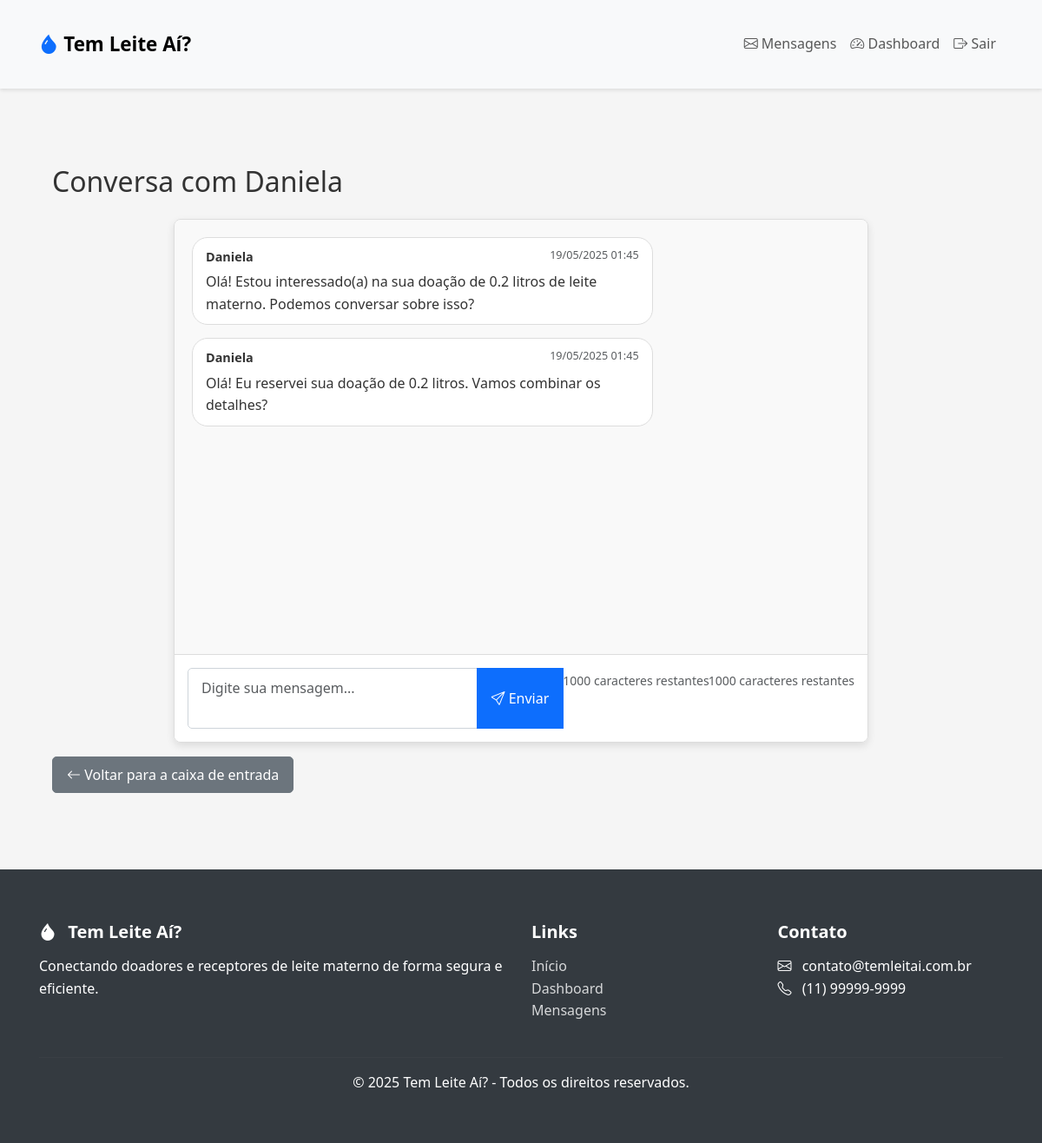
/chat/2 (signed in), run on the app's committed database.
### app/models.py (models this page shows, shortened)
class User(db.Model, UserMixin):
    __tablename__ = 'user'  # Nome da tabela no banco de dados
    id = db.Column(db.Integer, primary_key=True)
    username = db.Column(db.String(20), unique=True, nullable=False)
    email = db.Column(db.String(120), unique=True, nullable=False)
    password = db.Column(db.String(60), nullable=False)
    tipo = db.Column(db.String(10), nullable=False)  # 'doador' ou 'receptor'
    endereco = db.Column(db.String(200), nullable=True)
    cidade = db.Column(db.String(100), nullable=True)
    estado = db.Column(db.String(50), nullable=True)
    cep = db.Column(db.String(10), nullable=True)
    latitude = db.Column(db.Float, nullable=True)
    longitude = db.Column(db.Float, nullable=True)

class Mensagem(db.Model):
    __tablename__ = 'mensagem'
    id = db.Column(db.Integer, primary_key=True)
    remetente_id = db.Column(db.Integer, db.ForeignKey('user.id'), nullable=False)
    destinatario_id = db.Column(db.Integer, db.ForeignKey('user.id'), nullable=False)
    conteudo = db.Column(db.Text, nullable=False)
    timestamp = db.Column(db.DateTime, nullable=False, default=db.func.current_timestamp())
    remetente = db.relationship('User', foreign_keys=[remetente_id], backref='mensagens_enviadas')
    destinatario = db.relationship('User', foreign_keys=[destinatario_id], backref='mensagens_recebidas')
    lida = db.Column(db.Boolean, default=False, nullable=False)

### app/routes.py (the view)
    @app.route('/chat/<int:destinatario_id>')
    @login_required
    def chat(destinatario_id):
        destinatario = User.query.get_or_404(destinatario_id)
        if current_user.tipo == destinatario.tipo:
            flash('Você só pode conversar com usuários do tipo oposto ao seu.', 'danger')
            return redirect(url_for('caixa_de_entrada'))
        Mensagem.query.filter_by(
            destinatario_id=current_user.id,
            remetente_id=destinatario_id,
            lida=False
        ).update({'lida': True})
        db.session.commit()
        mensagens = Mensagem.query.filter(
            ((Mensagem.remetente_id == current_user.id) & (Mensagem.destinatario_id == destinatario_id)) |
            ((Mensagem.remetente_id == destinatario_id) & (Mensagem.destinatario_id == current_user.id))
        ).order_by(Mensagem.timestamp.asc()).all()
        return render_template('chat.html',
                            destinatario=destinatario,
                            mensagens=mensagens)

### app/models.py (called while the page is built)
@login_manager.user_loader
def load_user(user_id):
    return User.query.get(int(user_id))

### app/templates/chat.html (shortened to what this page needs)
{% extends "base.html" %}
{% block content %}
<div class="container mt-5">
    <h2 class="mb-4">Conversa com {{ destinatario.username }}</h2>
    <div class="chat-container">
        <div class="chat-messages">
            {% for msg in mensagens %}
            <div class="message {% if msg.remetente_id == current_user.id %}sent{% else %}received{% endif %}">
                <div class="message-header">
                    <strong>{% if msg.remetente_id == current_user.id %}Você{% else %}{{ msg.remetente.username }}{% endif %}</strong>
                    <small class="text-muted">{{ msg.timestamp.strftime('%d/%m/%Y %H:%M') }}</small>
                </div>
                <div class="message-content">
                    {{ msg.conteudo }}
                </div>
            </div>
            {% endfor %}
        </div>
        <form method="POST" action="{{ url_for('enviar_mensagem', destinatario_id=destinatario.id) }}" class="chat-form">
            <div class="input-group">
                <textarea class="form-control" name="conteudo" rows="2" required placeholder="Digite sua mensagem..."></textarea>
                <button type="submit" class="btn btn-primary">
                    <i class="bi bi-send"></i> Enviar
                </button>
            </div>
        </form>
    </div>
    <div class="mt-3">
        <a href="{{ url_for('caixa_de_entrada') }}" class="btn btn-secondary">
            <i class="bi bi-arrow-left"></i> Voltar para a caixa de entrada
        </a>
    </div>
</div>
{% endblock %}

### app/templates/base.html (shortened to what this page needs)
<!DOCTYPE html>
<html lang="pt-BR">
<head>
    <link href="https://cdn.jsdelivr.net/npm/bootstrap@5.3.0/dist/css/bootstrap.min.css" rel="stylesheet">
    <link rel="stylesheet" href="https://cdn.jsdelivr.net/npm/bootstrap-icons@1.10.0/font/bootstrap-icons.css">
    <link rel="stylesheet" href="{{ url_for('static', filename='css/main.css') }}">
    <link rel="stylesheet" href="{{ url_for('static', filename='css/animations.css') }}">
    <link rel="stylesheet" href="{{ url_for('static', filename='css/components.css') }}">
</head>
<body>
    <nav class="navbar navbar-expand-lg navbar-light bg-light">
        <div class="container">
            <a class="navbar-brand" href="{{ url_for('index') }}">
                <i class="bi bi-droplet-fill text-primary"></i> Tem Leite Aí?
            </a>
            <div class="collapse navbar-collapse" id="navbarNav">
                <ul class="navbar-nav ms-auto">
                    {% if current_user.is_authenticated %}
                        <li class="nav-item">
                            <a class="nav-link" href="{{ url_for('caixa_de_entrada') }}">
                                <i class="bi bi-envelope"></i> Mensagens
                            </a>
                        </li>
                        <li class="nav-item">
                            <a class="nav-link" href="{{ url_for('dashboard_receptor') if current_user.tipo == 'receptor' else url_for('dashboard_doador') }}">
                                <i class="bi bi-speedometer2"></i> Dashboard
                            </a>
                        </li>
                        <li class="nav-item">
                            <a class="nav-link" href="{{ url_for('logout') }}">
                                <i class="bi bi-box-arrow-right"></i> Sair
                            </a>
                        </li>
                    {% endif %}
                </ul>
            </div>
        </div>
    </nav>
    <div class="container">
        {% block content %}{% endblock %}
    </div>
    <footer class="footer mt-5">
        <div class="container">
            <div class="row">
                <div class="col-md-6">
                    <h5><i class="bi bi-droplet-fill"></i> Tem Leite Aí?</h5>
                    <p>Conectando doadores e receptores de leite materno de forma segura e eficiente.</p>
                </div>
                <div class="col-md-3">
                    <h5>Links</h5>
                    <ul class="list-unstyled">
                        <li><a href="{{ url_for('index') }}">Início</a></li>
                        {% if current_user.is_authenticated %}
                            <li><a href="{{ url_for('dashboard_receptor') if current_user.tipo == 'receptor' else url_for('dashboard_doador') }}">Dashboard</a></li>
                            <li><a href="{{ url_for('caixa_de_entrada') }}">Mensagens</a></li>
                        {% else %}
                            <li><a href="{{ url_for('login') }}">Entrar</a></li>
                            <li><a href="{{ url_for('register') }}">Cadastrar</a></li>
                        {% endif %}
                    </ul>
                </div>
                <div class="col-md-3">
                    <h5>Contato</h5>
                    <ul class="list-unstyled">
                        <li><i class="bi bi-envelope"></i> contato@temleitai.com.br</li>
                        <li><i class="bi bi-telephone"></i> (11) 99999-9999</li>
                    </ul>
                </div>
            </div>
            <hr class="mt-4">
            <div class="text-center">
                <p>&copy; 2025 Tem Leite Aí? - Todos os direitos reservados.</p>
            </div>
        </div>
    </footer>
</body>
</html>

### app/static/css/main.css (style rules this page uses)
:root { --primary-color: #0d6efd; --secondary-color: #6c757d; --success-color: #198754; --danger-color: #dc3545; --light-color: #f8f9fa; --dark-color: #343a40; }
body { font-family: 'Segoe UI', Tahoma, Geneva, Verdana, sans-serif; line-height: 1.6; color: #333; background-color: #f5f5f5; }
.navbar { box-shadow: 0 2px 4px rgba(0, 0, 0, 0.1); }
.navbar-brand { font-weight: 600; font-size: 1.4rem; }
.container { padding: 20px 15px; }
.btn { border-radius: 5px; padding: 8px 16px; font-weight: 500; transition: all 0.3s; }
.btn-primary { background-color: var(--primary-color); border-color: var(--primary-color); }
.form-control, .form-select { border-radius: 5px; padding: 10px 15px; border: 1px solid #ced4da; }
.chat-container { max-width: 800px; margin: 40px auto; border-radius: 10px; box-shadow: 0 4px 10px rgba(0, 0, 0, 0.1); overflow: hidden; }
.chat-messages { height: 500px; overflow-y: auto; padding: 20px; background-color: #f9f9f9; }
.message { margin-bottom: 15px; max-width: 70%; padding: 10px 15px; border-radius: 18px; }
.received { background-color: #fff; border: 1px solid #ddd; margin-right: auto; }
.message-header { display: flex; justify-content: space-between; margin-bottom: 5px; font-size: 0.9em; }
.message-content { word-wrap: break-word; }
.chat-form { padding: 15px; background-color: #fff; border-top: 1px solid #dee2e6; }
.chat-form textarea { resize: none; }
.footer { background-color: var(--dark-color); color: white; padding: 40px 0; margin-top: 60px; }
.footer a { color: white; text-decoration: none; }

### app/static/css/animations.css (style rules this page uses)
.footer { background-color: var(--dark-color); color: white; padding: 40px 0 20px; margin-top: 60px; }
.footer h5 { margin-bottom: 15px; font-weight: 600; }
.footer a { color: rgba(255, 255, 255, 0.8); text-decoration: none; transition: color 0.3s; }
.footer hr { border-color: rgba(255, 255, 255, 0.1); }
.footer .bi { margin-right: 8px; }

### app/templates/chat.html (style rules this page uses)
.chat-container { max-width: 800px; margin: 0 auto; border: 1px solid #ddd; border-radius: 8px; overflow: hidden; }
.chat-messages { height: 500px; overflow-y: auto; padding: 20px; background-color: #f9f9f9; }
.message { margin-bottom: 15px; max-width: 70%; padding: 10px 15px; border-radius: 18px; }
.received { background-color: #fff; border: 1px solid #ddd; margin-right: auto; }
.message-header { display: flex; justify-content: space-between; margin-bottom: 5px; font-size: 0.9em; }
.message-content { word-wrap: break-word; }
.chat-form { padding: 15px; background-color: #fff; border-top: 1px solid #ddd; }
.chat-form textarea { resize: none; }

### data on the page
User: username "Daniela"
Mensagem: remetente.username "Daniela", timestamp "19/05/2025 01:45", conteudo "Olá! Estou interessado(a) na sua doação de 0.2 litros de leite materno. Podemos conversar sobre isso?"
Mensagem: remetente.username "Daniela", timestamp "19/05/2025 01:45", conteudo "Olá! Eu reservei sua doação de 0.2 litros. Vamos combinar os detalhes?"
